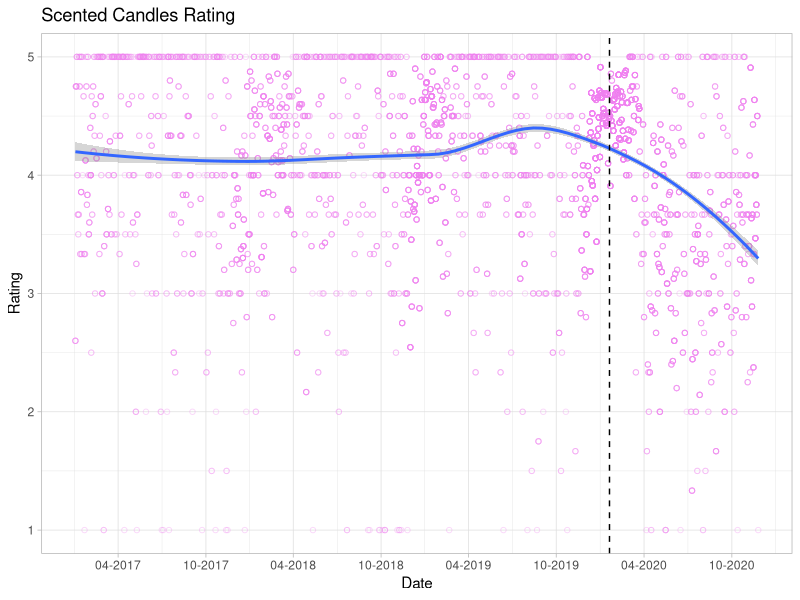
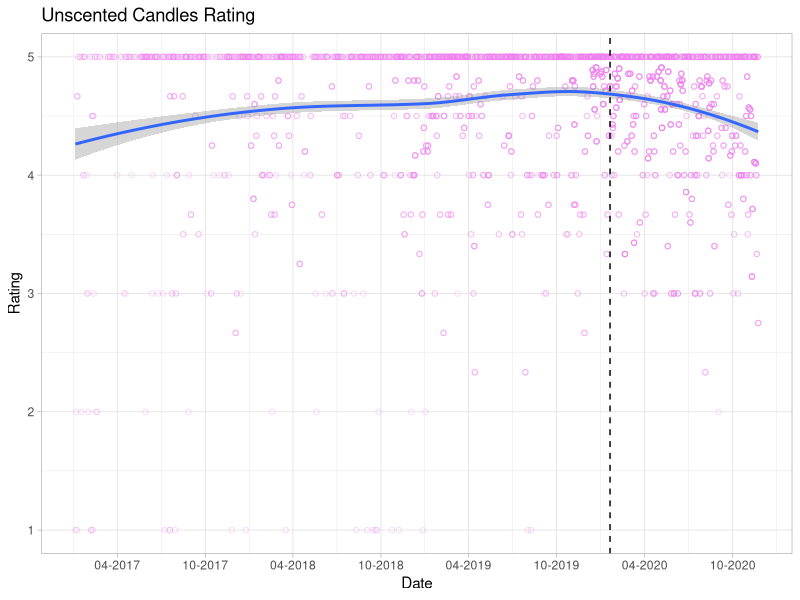

Write the R code that produced these figures, in order. (Note: this script raises an error after producing the figures.)
## ---- chunk 1
library(dplyr)
library(tidyverse)
library(readxl)


scented_all <- read_excel(here::here("HW_5/Scented_all.xlsx"))
View(scented_all)
unscented_all <- read_excel(here::here("HW_5/Unscented_all.xlsx"))
View(unscented_all)
## ---- chunk 2

scented_plot <-
scented_all %>%
  filter(Date > "2017-01-01") %>% 
  group_by(Date) %>%
  mutate(
    avg_rating = mean(Rating)
  ) %>%
  ggplot() +
    aes(x = as.Date(Date),
        y = avg_rating
       ) +
    geom_point(alpha = .3, 
               shape = 1,
               color = "violet") +
    geom_smooth(method = "loess") +
    scale_x_date(name = "Date", 
                 date_breaks = "6 months", 
                 date_labels = "%m-%Y") +
    geom_vline(xintercept = as.numeric(as.Date("2020-01-20")), linetype = "dashed") +
    scale_y_continuous(name = "Rating")+
    ggtitle("Scented Candles Rating") +
    theme_light()


unscented_plot <-
  unscented_all %>%
  filter(Date > "2017-01-01") %>% 
  group_by(Date) %>%
  mutate(
    avg_rating = mean(Rating)
  ) %>%
  ggplot() +
    aes(x = as.Date(Date),
        y = avg_rating
       ) +
    geom_point(alpha = .3, 
               shape = 1,
               color = "violet") +
    geom_smooth(method = "loess") +
    scale_x_date(name = "Date", 
                 date_breaks = "6 months", 
                 date_labels = "%m-%Y") +
    geom_vline(xintercept = as.numeric(as.Date("2020-01-20")), linetype = "dashed") +
    scale_y_continuous(name = "Rating") +
    ggtitle("Unscented Candles Rating") +
    theme_light()

## ---- chunk 3

all_candles <-
candles_full %>%
  group_by(Candle_ID) %>%
  filter(Date > "2017-01-01") %>% 
  summarise(mu = mean(Rating)) %>%
  ggplot()+
    aes(x= as.Date(Date), 
        y= mu, 
        shape=as.factor(CandleID),
        color=as.factor(CandleID),
        fill= as.factor(CandleID)) + 
    geom_point(alpha=.3, shape=1) +
    geom_smooth(method = "loess") +
    scale_x_date(name = "Date", 
                 date_breaks = "6 months", 
                 date_labels = "%m-%Y") +
    geom_vline(xintercept = as.numeric(as.Date("2020-01-20")), linetype = "dashed") +
    scale_y_continuous(name = "Rating") +
    ggtitle("Scented & Unscented Candles Rating") +
    theme_light()
  

## ---- chunk 4
str_no_scent <- function(x){
  as.numeric(
  	case_when(
  		str_detect(x, "[Nn]o scent") ~ "1", 
  		str_detect(x, "[Nn]o smell") ~ "1",
  		str_detect(x, "[Dd]oes not smell like") ~ "1",
  		str_detect(x, "[Dd]oesn't smell like") ~ "1",
  		str_detect(x, "[Cc]an't smell") ~ "1",
  		str_detect(x, "[Cc]annot smell") ~ "1",
  		str_detect(x, "[Ff]aint smell") ~ "1",
  		str_detect(x, "[Ff]aint scent") ~ "1",
  		str_detect(x, "[Dd]on't smell") ~ "1",
  		str_detect(x, "[Ll]ike nothing") ~ "1",
  		TRUE ~ "0"
  	)
  )
}
## ---- chunk 5
